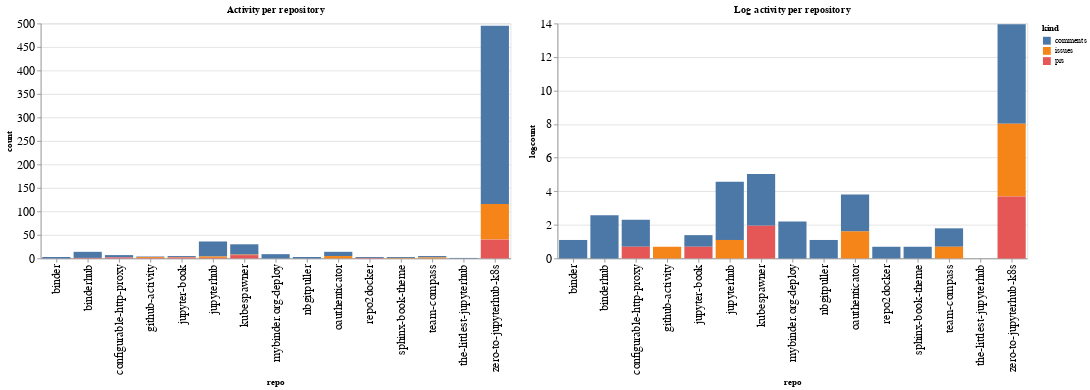

Notebook code for this chart:
### Code cell
ch1 = alt.Chart(repo_summaries, width=600, title="Activity per repository").mark_bar().encode(
    x='repo',
    y='count',
    color='kind',
    tooltip="kind"
)

ch2 = alt.Chart(repo_summaries, width=600, title="Log activity per repository").mark_bar().encode(
    x='repo',
    y='logcount',
    color='kind',
    tooltip="kind"
)

ch1 | ch2

### Figure 1 — Vega-Lite specification as saved in the notebook (floating-point values rounded to 4 significant figures)
{"config": {"axisLeft": {"labelFontSize": 15}, "axisBottom": {"labelFontSize": 15}}, "hconcat": [{"mark": "bar", "encoding": {"color": {"type": "nominal", "field": "kind"}, "tooltip": {"type": "nominal", "field": "kind"}, "x": {"type": "nominal", "field": "repo"}, "y": {"type": "quantitative", "field": "count"}}, "title": "Activity per repository", "width": 600}, {"mark": "bar", "encoding": {"color": {"type": "nominal", "field": "kind"}, "tooltip": {"type": "nominal", "field": "kind"}, "x": {"type": "nominal", "field": "repo"}, "y": {"type": "quantitative", "field": "logcount"}}, "title": "Log activity per repository", "width": 600}], "data": {"name": "data-6578c16c2b08da90a53be8b5cfa14d45"}, "$schema": "https://vega.github.io/schema/vega-lite/v4.8.1.json", "datasets": {"data-6578c16c2b08da90a53be8b5cfa14d45": [{"repo": "binder", "kind": "comments", "count": 3, "logcount": 1.099}, {"repo": "binderhub", "kind": "comments", "count": 13, "logcount": 2.565}, {"repo": "binderhub", "kind": "prs", "count": 1, "logcount": 0.0}, {"repo": "configurable-http-proxy", "kind": "comments", "count": 5, "logcount": 1.609}, {"repo": "configurable-http-proxy", "kind": "prs", "count": 2, "logcount": 0.6931}, {"repo": "github-activity", "kind": "comments", "count": 1, "logcount": 0.0}, {"repo": "github-activity", "kind": "issues", "count": 2, "logcount": 0.6931}, {"repo": "github-activity", "kind": "prs", "count": 1, "logcount": 0.0}, {"repo": "jupyter-book", "kind": "comments", "count": 2, "logcount": 0.6931}, {"repo": "jupyter-book", "kind": "issues", "count": 1, "logcount": 0.0}, {"repo": "jupyter-book", "kind": "prs", "count": 2, "logcount": 0.6931}, {"repo": "jupyterhub", "kind": "comments", "count": 32, "logcount": 3.466}, {"repo": "jupyterhub", "kind": "issues", "count": 3, "logcount": 1.099}, {"repo": "jupyterhub", "kind": "prs", "count": 1, "logcount": 0.0}, {"repo": "kubespawner", "kind": "comments", "count": 22, "logcount": 3.091}, {"repo": "kubespawner", "kind": "issues", "count": 1, "logcount": 0.0}, {"repo": "kubespawner", "kind": "prs", "count": 7, "logcount": 1.946}, {"repo": "mybinder.org-deploy", "kind": "comments", "count": 9, "logcount": 2.197}, {"repo": "nbgitpuller", "kind": "comments", "count": 3, "logcount": 1.099}, {"repo": "oauthenticator", "kind": "comments", "count": 9, "logcount": 2.197}, {"repo": "oauthenticator", "kind": "issues", "count": 5, "logcount": 1.609}, {"repo": "repo2docker", "kind": "comments", "count": 2, "logcount": 0.6931}, {"repo": "repo2docker", "kind": "prs", "count": 1, "logcount": 0.0}, {"repo": "sphinx-book-theme", "kind": "comments", "count": 2, "logcount": 0.6931}, {"repo": "sphinx-book-theme", "kind": "issues", "count": 1, "logcount": 0.0}, {"repo": "team-compass", "kind": "comments", "count": 3, "logcount": 1.099}, {"repo": "team-compass", "kind": "issues", "count": 2, "logcount": 0.6931}, {"repo": "the-littlest-jupyterhub", "kind": "comments", "count": 1, "logcount": 0.0}, {"repo": "zero-to-jupyterhub-k8s", "kind": "comments", "count": 379, "logcount": 5.938}, {"repo": "zero-to-jupyterhub-k8s", "kind": "issues", "count": 76, "logcount": 4.331}, {"repo": "zero-to-jupyterhub-k8s", "kind": "prs", "count": 40, "logcount": 3.689}]}}
